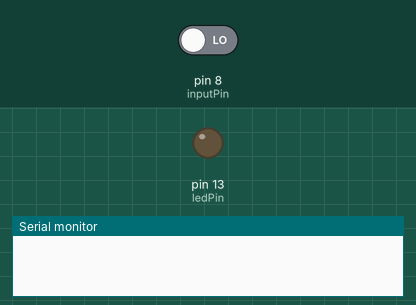
The sketch below on a simulated Arduino Uno, built with avr-gcc and run on an emulated ATmega328P. Parts: output pins drawn as LEDs (lit = HIGH), the last lines printed to the serial monitor. Inputs (shaded band) come from the test bench; at power-on: pin 8 (inputPin) LOW.

Above: at 1.2 s.
1.3 s: pin 8 (inputPin) driven HIGH
At 2.1 s:
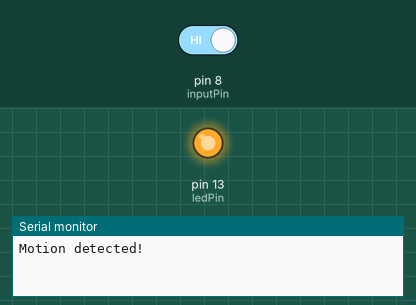
2.8 s: pin 8 (inputPin) driven LOW
At 3.3 s:
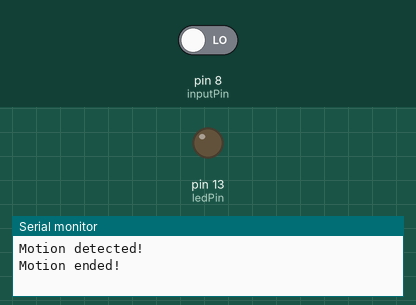
Timing chart, 0 to 5.8 s (numbered marks = the images above; inputs shaded):
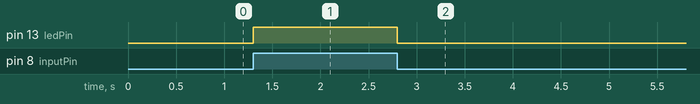

Measured:
- after the input at 1.3 s, pin 13 (ledPin): LOW → HIGH at once
- after the input at 2.8 s, pin 13 (ledPin): HIGH → LOW at once

The sketch:

PIR_HC-SR501.ino
```cpp
/*
 * PIR sensor tester
 */

int ledPin = 13;                // choose the pin for the LED
int inputPin = 8;               // choose the input pin (for PIR sensor)
int pirState = LOW;             // we start, assuming no motion detected
int val = 0;                    // variable for reading the pin status
unsigned long previousMillis = 0;

void setup() {
  pinMode(ledPin, OUTPUT);      // declare LED as output
  pinMode(inputPin, INPUT);     // declare sensor as input

  Serial.begin(9600);
}

void loop(){
  unsigned long currentMillis = millis();
  unsigned long diff = currentMillis - previousMillis;
  val = digitalRead(inputPin);  // read input value
  if (val == HIGH) {            // check if the input is HIGH
    digitalWrite(ledPin, HIGH);  // turn LED ON
    if (pirState == LOW) {
      // we have just turned on
      Serial.println("Motion detected!");
      // We only want to print on the output change, not state
      pirState = HIGH;
    }
  } else {
    digitalWrite(ledPin, LOW); // turn LED OFF
    if (pirState == HIGH){
      // we have just turned of
      Serial.println("Motion ended!");
      // We only want to print on the output change, not state
      pirState = LOW;
    }
  }
}
```
